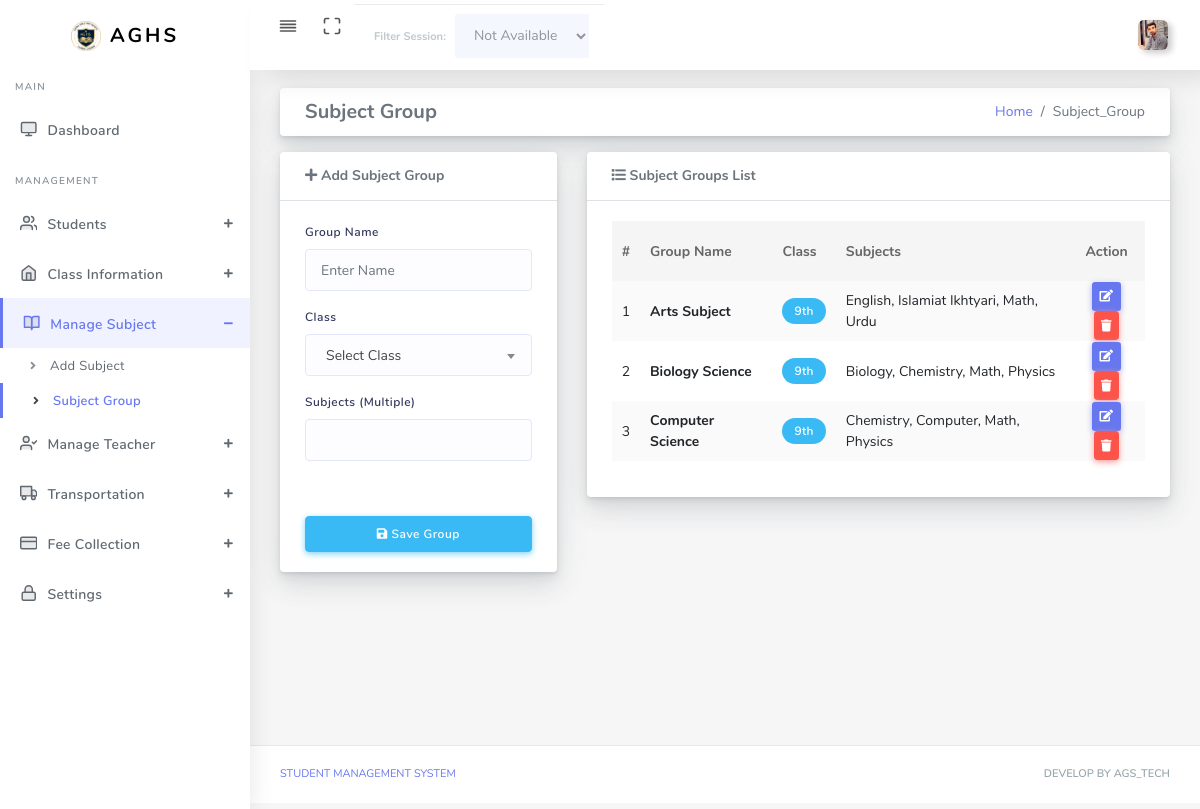
/subject-group.php (signed in), run on the app's committed database.
### tables this page shows
CREATE TABLE `school_settings` (
  `id` int(11) NOT NULL DEFAULT 1,
  `school_name` varchar(255) NOT NULL,
  `address` text DEFAULT NULL,
  `contact` varchar(20) DEFAULT NULL,
  `logo` varchar(255) DEFAULT NULL,
  `updated_at` timestamp NOT NULL DEFAULT current_timestamp() ON UPDATE current_timestamp(),
  PRIMARY KEY (`id`)
);

CREATE TABLE `subject_groups` (
  `id` int(11) NOT NULL AUTO_INCREMENT,
  `group_name` varchar(255) NOT NULL,
  `class_id` int(11) NOT NULL,
  `created_at` timestamp NOT NULL DEFAULT current_timestamp(),
  PRIMARY KEY (`id`),
  KEY `fk_group_class` (`class_id`),
  CONSTRAINT `fk_group_class` FOREIGN KEY (`class_id`) REFERENCES `classes` (`id`) ON DELETE CASCADE ON UPDATE CASCADE
);

CREATE TABLE `classes` (
  `id` int(11) NOT NULL AUTO_INCREMENT,
  `class_name` varchar(100) NOT NULL,
  `numeric_name` varchar(50) NOT NULL,
  `teacher_id` int(11) DEFAULT NULL,
  `created_at` timestamp NOT NULL DEFAULT current_timestamp(),
  PRIMARY KEY (`id`),
  KEY `fk_class_teacher` (`teacher_id`),
  CONSTRAINT `fk_class_teacher` FOREIGN KEY (`teacher_id`) REFERENCES `teachers` (`id`) ON DELETE SET NULL ON UPDATE CASCADE
);

### subject-group.php (the view, shortened to what this page needs)
<?php
require_once 'auth.php';
$groups_list = $pdo->query("SELECT sg.*, c.class_name FROM subject_groups sg JOIN classes c ON sg.class_id = c.id ORDER BY sg.id DESC")->fetchAll();
?>
<!DOCTYPE html>
<html lang="en">
<head>
  <link rel="stylesheet" href="assets/css/app.min.css">
  <link rel="stylesheet" href="assets/bundles/datatables/datatables.min.css">
  <link rel="stylesheet" href="assets/bundles/datatables/DataTables-1.10.16/css/dataTables.bootstrap4.min.css">
  <link rel="stylesheet" href="assets/bundles/select2/dist/css/select2.min.css">
  <link rel="stylesheet" href="assets/css/style.css">
  <link rel="stylesheet" href="assets/css/components.css">
    <link rel="stylesheet" href="assets/css/custom.css">
</head>
<body>
  <div id="app">
    <div class="main-wrapper main-wrapper-1">
      <div class="navbar-bg"></div>
      <?php include 'include/navbar.php'; ?>
      <div class="main-sidebar sidebar-style-2"><?php include 'include/asidebar.php'; ?></div>
      <div class="main-content">
        <section class="section">
          <div class="section-body">
            <div class="row bg-title">
              <div class="col-12">
                <div class="card mb-3 py-2">
                  <div class="card-body d-flex align-items-center justify-content-between py-1">
                    <h5 class="page-title mb-0">Subject Group</h5>
                    <nav aria-label="breadcrumb">
                      <ol class="breadcrumb mb-0 bg-transparent p-0">
                        <li class="breadcrumb-item"><a href="dashboard.php">Home</a></li>
                        <li class="breadcrumb-item active">Subject_Group</li>
                      </ol>
                    </nav>
                  </div>
                </div>
              </div>
            </div>
            <div class="row">
              <div class="col-sm-4">
                <div class="card">
                  <div class="card-header border-bottom">
                    <p class="mb-0 font-weight-bold"><i class="fa fa-plus"></i>&nbsp;Add Subject Group</p>
                  </div>
                  <form method="POST" action="subject-group.php" class="needs-validation" novalidate="">
                    <div class="card-body">
                      <div class="form-group">
                        <label>Group Name</label>
                        <input type="text" name="group_name" class="form-control" placeholder="Enter Name" required>
                      </div>
                      <div class="form-group">
                        <label>Class</label>
                      </div>
                      <div class="form-group">
                        <label>Subjects (Multiple)</label>
                      </div>
                    </div>
                    <div class="card-footer">
                      <button type="submit" name="btn_save" class="btn btn-info btn-block btn-rounded">
                        <i class="fa fa-save"></i>&nbsp;Save Group
                      </button>
                    </div>
                  </form>
                </div>
              </div>
              <div class="col-sm-8">
                <div class="card">
                  <div class="card-header border-bottom">
                    <p class="mb-0 font-weight-bold"><i class="fa fa-list"></i>&nbsp;Subject Groups List</p>
                  </div>
                  <div class="card-body">
                    <div class="table-responsive">
                      <table class="table table-striped table-hover" id="tableExport" style="width:100%;">
                        <thead>
                          <tr>
                            <th>#</th>
                            <th>Group Name</th>
                            <th>Class</th>
                            <th>Subjects</th>
                            <th class="text-center">Action</th>
                          </tr>
                        </thead>
                        <tbody>
                          <?php foreach ($groups_list as $index => $row):
                            $stmt = $pdo->prepare("SELECT s.subject_name FROM subject_group_items sgi JOIN subjects s ON sgi.subject_id = s.id WHERE sgi.group_id = ?");
                            $stmt->execute([$row['id']]);
                            $subs = $stmt->fetchAll(PDO::FETCH_COLUMN);
                          ?>
                            <tr>
                              <td><?= $index + 1 ?></td>
                              <td><strong><?= $row['group_name'] ?></strong></td>
                              <td><span class="badge badge-info"><?= $row['class_name'] ?></span></td>
                              <td><?= implode(", ", $subs) ?></td>
                              <td class="text-center">
                                <button class="btn btn-primary btn-sm btn-edit"
                                  data-id="<?= $row['id'] ?>"
                                  data-name="<?= $row['group_name'] ?>"
                                  data-class="<?= $row['class_id'] ?>">
                                  <i class="fa fa-edit"></i>
                                </button>
                                <button type="button" class="btn btn-danger btn-sm btn-delete" data-id="<?= $row['id'] ?>">
                                  <i class="fa fa-trash"></i>
                                </button>
                              </td>
                            </tr>
                          <?php endforeach; ?>
                        </tbody>
                      </table>
                    </div>
                  </div>
                </div>
              </div>
            </div>
          </div>
        </section>
      </div>
      <?php include 'include/footer.php'; ?>
    </div>
  </div>
</body>
</html>

### include/navbar.php (shortened to what this page needs)
<?php
if (isset($_SESSION['admin_id'])) {
    $admin_id = $_SESSION['admin_id'];
    $st_admin = $pdo->prepare("SELECT full_name, profile_pic FROM admins WHERE id = ?");
    $st_admin->execute([$admin_id]);
    $admin_data = $st_admin->fetch(PDO::FETCH_ASSOC);
    $display_pic = (!empty($admin_data['profile_pic']) && file_exists('uploads/' . $admin_data['profile_pic']))
                   ? 'uploads/' . $admin_data['profile_pic']
                   : 'assets/img/user.png';
} else {
    $display_name = "Admin";
    $display_pic = "assets/img/user.png";
}
?>
<nav class="navbar navbar-expand-lg main-navbar sticky">
    <div class="form-inline mr-auto">
        <ul class="navbar-nav mr-3">
            <li><a href="#" data-toggle="sidebar" class="nav-link nav-link-lg collapse-btn"> <i data-feather="align-justify"></i></a></li>
            <li class="d-none d-md-block"><a href="#" class="nav-link nav-link-lg fullscreen-btn">
                <i data-feather="maximize"></i>
            </a></li>
            <li>
                <?php
                $current_page = basename($_SERVER['PHP_SELF']);
                ?>
                <?php if ($current_page == 'dashboard.php'): ?>
                    <div class="card-footer bg-white py-2 d-flex justify-content-end" style="border-radius: 0 0 15px 15px;">
                        <form method="GET" class="form-inline">
                            <span class=" d-none d-md-block mr-2 font-weight-bold small text-dark">Filter Session:</span>
                            <select name="session_id" class="form-control form-control-sm select2" onchange="this.form.submit()">
                                <option value="all" <?= (isset($f_sess) && $f_sess == 'all' ? 'selected' : '') ?>>All Sessions</option>
                                <?php
                                if (isset($sessions)) {
                                    foreach ($sessions as $s) {
                                        echo "<option value='{$s['id']}' " . (isset($f_sess) && $f_sess == $s['id'] ? 'selected' : '') . ">{$s['session_name']}</option>";
                                    }
                                }
                                ?>
                            </select>
                        </form>
                    </div>
                <?php else: ?>
                    <div class="align-items-baseline bg-white card-footer d-flex justify-content-end py-2" style="border-radius: 0 0 15px 15px; opacity: 0.6;">
                        <span class="d-none d-md-block mr-2 font-weight-bold small text-muted">Filter Session:</span>
                        <select class="form-control form-control-sm" disabled>
                            <option>Not Available</option>
                        </select>
                    </div>
                <?php endif; ?>
            </li>
        </ul>
    </div>
    <ul class="navbar-nav navbar-right">
        <li class="dropdown">
            <a href="#" data-toggle="dropdown" class="nav-link dropdown-toggle nav-link-lg nav-link-user">
                <img alt="image" src="<?= $display_pic ?>" class="user-img-radious-style" style="width:30px; height:30px; object-fit:cover;">
            </a>
        </li>
    </ul>
</nav>

### include/asidebar.php (shortened to what this page needs)
<?php
$current_page = basename($_SERVER['PHP_SELF']);
?>
<?php
$school_settings = $pdo->query("SELECT * FROM school_settings LIMIT 1")->fetch(PDO::FETCH_ASSOC);
$sch_logo    = (!empty($school_settings['logo']) && file_exists('uploads/' . $school_settings['logo']))
  ? 'uploads/' . $school_settings['logo']
  : 'assets/img/agslogo.png';
?>
<aside id="sidebar-wrapper">
  <div class="sidebar-brand">
    <a href="dashboard.php">
      <img alt="image" src="<?= $sch_logo ?>" class="header-logo" />
      <span class="logo-name">AGHS</span>
    </a>
  </div>
  <ul class="sidebar-menu">
    <li class="menu-header">Main</li>
    <li class="<?= ($current_page == 'dashboard.php') ? 'active' : '' ?>">
      <a href="dashboard.php" class="nav-link"><i data-feather="monitor"></i><span>Dashboard</span></a>
    </li>
    <li class="menu-header">Management</li>
    <?php
    $student_pages = ['student-registration-form.php', 'student-list.php', 'promotion_detain.php', 'passout_drop.php', 'print_certificate.php', 'add-bulk-student.php'];
    $is_student_active = in_array($current_page, $student_pages);
    ?>
    <li class="dropdown <?= $is_student_active ? 'active' : '' ?>">
      <a href="#" class="menu-toggle nav-link has-dropdown"><i data-feather="users"></i><span>Students</span></a>
    </li>
    <?php
    $class_pages = ['manage-class.php', 'manage-section.php', 'manage-session.php'];
    $is_class_active = in_array($current_page, $class_pages);
    ?>
    <li class="dropdown <?= $is_class_active ? 'active' : '' ?>">
      <a href="#" class="menu-toggle nav-link has-dropdown"><i data-feather="home"></i><span>Class Information</span></a>
    </li>
    <?php
    $subject_pages = ['add-subject.php', 'subject-group.php'];
    $is_subject_active = in_array($current_page, $subject_pages);
    ?>
    <li class="dropdown <?= $is_subject_active ? 'active' : '' ?>">
      <a href="#" class="menu-toggle nav-link has-dropdown"><i data-feather="book-open"></i><span>Manage Subject</span></a>
      <ul class="dropdown-menu" style="<?= $is_subject_active ? 'display: block;' : '' ?>">
        <li class="<?= ($current_page == 'add-subject.php') ? 'active' : '' ?>"><a class="nav-link" href="add-subject.php">Add Subject</a></li>
        <li class="<?= ($current_page == 'subject-group.php') ? 'active' : '' ?>"><a class="nav-link" href="subject-group.php">Subject Group</a></li>
      </ul>
    </li>
    <?php
    $is_teacher_active = ($current_page == 'add-teacher.php');
    ?>
    <li class="dropdown <?= $is_teacher_active ? 'active' : '' ?>">
      <a href="#" class="menu-toggle nav-link has-dropdown"><i data-feather="user-check"></i><span>Manage Teacher</span></a>
    </li>
    <?php
    $transport_pages = ['transport.php', 'manage-route.php', 'manage-vehicle.php'];
    $is_transport_active = in_array($current_page, $transport_pages);
    ?>
    <li class="dropdown <?= $is_transport_active ? 'active' : '' ?>">
      <a href="#" class="menu-toggle nav-link has-dropdown"><i data-feather="truck"></i><span>Transportation</span></a>
    </li>
    <?php
    $fee_pages = ['fee-type.php', 'pay-fee.php', 'manage-fee-record.php', 'discount-type.php'];
    $is_fee_active = in_array($current_page, $fee_pages);
    ?>
    <li class="dropdown <?= $is_fee_active ? 'active' : '' ?>">
      <a href="#" class="menu-toggle nav-link has-dropdown"><i data-feather="credit-card"></i><span>Fee Collection</span></a>
    </li>
    <?php
    $auth_pages = ['view_logs.php', 'register_admin.php', 'settings.php'];
    $is_auth_active = in_array($current_page, $auth_pages);
    ?>
    <li class="dropdown <?= $is_auth_active ? 'active' : '' ?>">
      <a href="#" class="menu-toggle nav-link has-dropdown"><i data-feather="lock"></i><span>Settings</span></a>
    </li>
  </ul>
</aside>

### include/asidebar.php (style rules this page uses)
.sidebar-menu .dropdown-menu li.active a { color: #6777ef !important; background-color: #f0f3ff !important; font-weight: 600 !important; }
.sidebar-menu li.active>a { border-left: 3px solid #6777ef !important; color: #6777ef !important; }

### data on the page
school_settings: logo (picture)
subject_groups: group_name "Arts Subject", class.class_name "9th", subs "English, Islamiat Ikhtyari, Math, Urdu"
subject_groups: group_name "Biology Science", class.class_name "9th", subs "Biology, Chemistry, Math, Physics"
subject_groups: group_name "Computer Science", class.class_name "9th", subs "Chemistry, Computer, Math, Physics"
